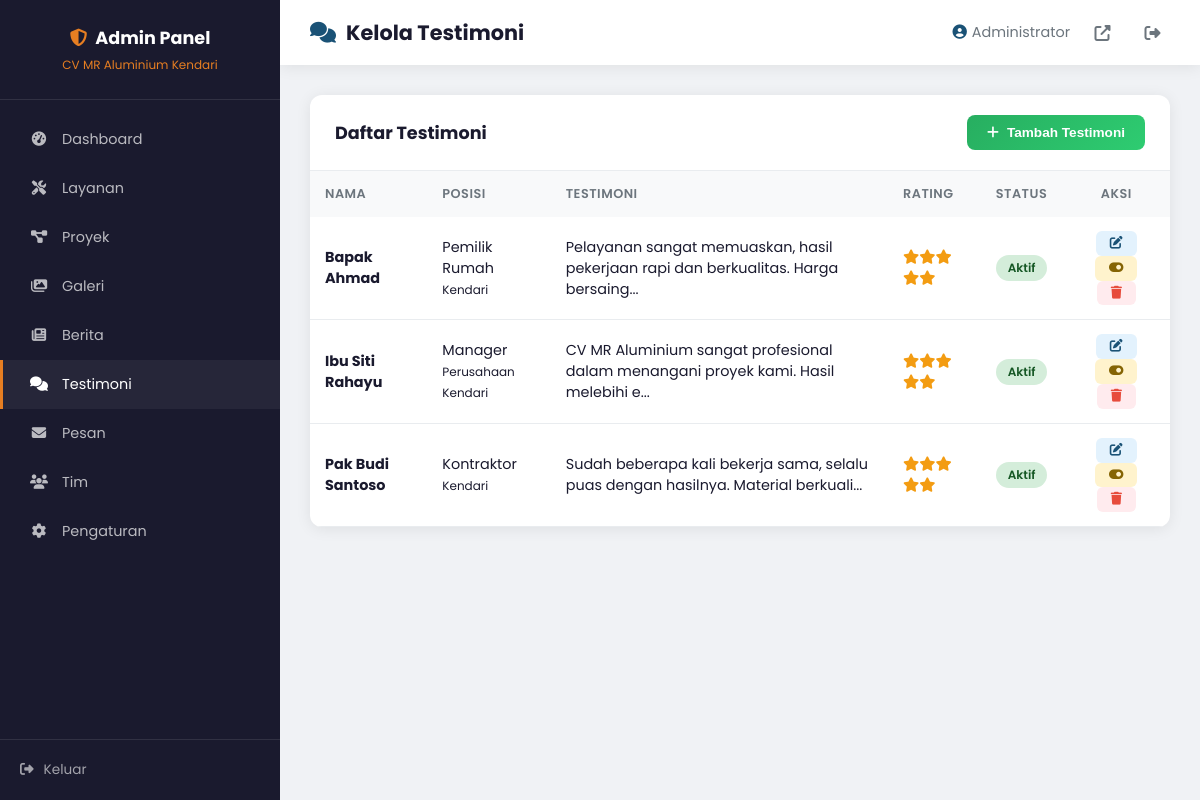
Page /admin/testimonials.php (signed in) on the committed database.
### tables this page shows
CREATE TABLE testimonials (
    id INT AUTO_INCREMENT PRIMARY KEY,
    name VARCHAR(200) NOT NULL,
    position VARCHAR(200),
    company VARCHAR(200),
    content TEXT,
    rating INT DEFAULT 5,
    image VARCHAR(255),
    is_active TINYINT(1) DEFAULT 1,
    created_at TIMESTAMP DEFAULT CURRENT_TIMESTAMP
);

### includes/config.php (called while the page is built, shortened)
<?php
function truncateText($text, $length = 150) {
    return substr($text, 0, $length) . '...';
}
?>

### admin/testimonials.php (the view, shortened to what this page needs)
<?php
require_once '../includes/config.php';
$db = getDB();
$testimonials = $db->query("SELECT * FROM testimonials ORDER BY created_at DESC")->fetchAll();
?>
<!DOCTYPE html>
<html lang="id">
<head>
    <link rel="stylesheet" href="https://cdnjs.cloudflare.com/ajax/libs/font-awesome/6.5.1/css/all.min.css">
</head>
<body>
    <aside class="sidebar">
        <div class="sidebar-header">
            <h3><i class="fas fa-shield-alt" style="color:var(--secondary);margin-right:8px;"></i>Admin Panel</h3>
            <p>CV MR Aluminium Kendari</p>
        </div>
        <ul class="sidebar-menu">
            <li><a href="dashboard.php"><i class="fas fa-tachometer-alt"></i> Dashboard</a></li>
            <li><a href="services.php"><i class="fas fa-tools"></i> Layanan</a></li>
            <li><a href="projects.php"><i class="fas fa-project-diagram"></i> Proyek</a></li>
            <li><a href="gallery.php"><i class="fas fa-images"></i> Galeri</a></li>
            <li><a href="news.php"><i class="fas fa-newspaper"></i> Berita</a></li>
            <li><a href="testimonials.php" class="active"><i class="fas fa-comments"></i> Testimoni</a></li>
            <li><a href="messages.php"><i class="fas fa-envelope"></i> Pesan</a></li>
            <li><a href="team.php"><i class="fas fa-users"></i> Tim</a></li>
            <li><a href="settings.php"><i class="fas fa-cog"></i> Pengaturan</a></li>
        </ul>
        <div class="sidebar-footer">
            <a href="logout.php"><i class="fas fa-sign-out-alt"></i> Keluar</a>
        </div>
    </aside>
    <div class="main-content">
        <div class="top-bar">
            <h2><i class="fas fa-comments" style="color:var(--primary);margin-right:10px;"></i>Kelola Testimoni</h2>
            <div class="user-menu">
                <span><i class="fas fa-user-circle" style="margin-right:5px;color:var(--primary);"></i><?php echo $_SESSION['admin_name']; ?></span>
                <a href="../index.php" target="_blank" title="Lihat Website"><i class="fas fa-external-link-alt"></i></a>
                <a href="logout.php" title="Keluar"><i class="fas fa-sign-out-alt"></i></a>
            </div>
        </div>
        <div class="content-area">
            <div class="card">
                <div class="card-header">
                    <h3>Daftar Testimoni</h3>
                    <button class="btn-add" onclick="openModal()">
                        <i class="fas fa-plus"></i> Tambah Testimoni
                    </button>
                </div>
                <div class="card-body">
                    <table class="data-table">
                        <thead>
                            <tr>
                                <th>Nama</th>
                                <th>Posisi</th>
                                <th>Testimoni</th>
                                <th>Rating</th>
                                <th>Status</th>
                                <th style="text-align:center;">Aksi</th>
                            </tr>
                        </thead>
                        <tbody>
                            <?php foreach ($testimonials as $t): ?>
                            <tr>
                                <td><strong><?php echo $t['name']; ?></strong></td>
                                <td><?php echo $t['position']; ?><?php echo $t['company'] ? '<br><small>' . $t['company'] . '</small>' : ''; ?></td>
                                <td><?php echo truncateText($t['content'], 80); ?></td>
                                <td><span class="stars"><?php for($i=0; $i<$t['rating']; $i++): ?><i class="fas fa-star"></i><?php endfor; ?></span></td>
                                <td><span class="status-badge <?php echo $t['is_active'] ? 'status-active' : 'status-inactive'; ?>"><?php echo $t['is_active'] ? 'Aktif' : 'Nonaktif'; ?></span></td>
                                <td style="text-align:center;">
                                    <a href="?edit=<?php echo $t['id']; ?>" class="btn-sm btn-edit"><i class="fas fa-edit"></i></a>
                                    <a href="?action=toggle&id=<?php echo $t['id']; ?>" class="btn-sm btn-toggle" title="Toggle Status"><i class="fas fa-toggle-<?php echo $t['is_active'] ? 'on' : 'off'; ?>"></i></a>
                                    <a href="?action=delete&id=<?php echo $t['id']; ?>" class="btn-sm btn-delete" onclick="return confirm('Yakin ingin menghapus testimoni ini?')" title="Hapus"><i class="fas fa-trash"></i></a>
                                </td>
                            </tr>
                            <?php endforeach; ?>
                        </tbody>
                    </table>
                </div>
            </div>
        </div>
    </div>
</body>
</html>

### admin/testimonials.php (style rules this page uses)
:root { --primary: #1a5276; --primary-light: #2e86c1; --secondary: #e67e22; --dark: #1a1a2e; --light: #f8f9fa; --gray: #6c757d; --success: #27ae60; --danger: #e74c3c; --warning: #f39c12; --sidebar-width: 280px; --shadow: 0 2px 15px rgba(0,0,0,0.08); --radius: 12px; }
* { margin: 0; padding: 0; box-sizing: border-box; }
body { font-family: 'Poppins', sans-serif; background: #f0f2f5; color: var(--dark); }
.sidebar { position: fixed; left: 0; top: 0; bottom: 0; width: var(--sidebar-width); background: var(--dark); z-index: 1000; overflow-y: auto; }
.sidebar-header { padding: 25px 20px; border-bottom: 1px solid rgba(255,255,255,0.1); text-align: center; }
.sidebar-header h3 { color: white; font-size: 1.1rem; }
.sidebar-header p { color: var(--secondary); font-size: 0.75rem; margin-top: 5px; }
.sidebar-menu { list-style: none; padding: 15px 0; }
.sidebar-menu a { display: flex; align-items: center; gap: 12px; padding: 14px 25px; color: rgba(255,255,255,0.7); text-decoration: none; font-size: 0.9rem; transition: all 0.3s; border-left: 3px solid transparent; }
.sidebar-menu a:hover, .sidebar-menu a.active { background: rgba(255,255,255,0.05); color: white; border-left-color: var(--secondary); }
.sidebar-menu a i { width: 22px; text-align: center; }
.sidebar-footer { position: absolute; bottom: 0; left: 0; right: 0; padding: 20px; border-top: 1px solid rgba(255,255,255,0.1); }
.sidebar-footer a { display: flex; align-items: center; gap: 10px; color: rgba(255,255,255,0.6); text-decoration: none; font-size: 0.85rem; }
.main-content { margin-left: var(--sidebar-width); min-height: 100vh; }
.top-bar { background: white; padding: 15px 30px; display: flex; justify-content: space-between; align-items: center; box-shadow: var(--shadow); position: sticky; top: 0; z-index: 100; }
.top-bar h2 { font-size: 1.3rem; color: var(--dark); }
.user-menu { display: flex; align-items: center; gap: 15px; }
.user-menu span { font-size: 0.9rem; color: var(--gray); }
.user-menu a { color: var(--gray); text-decoration: none; width: 35px; height: 35px; border-radius: 8px; display: flex; align-items: center; justify-content: center; transition: all 0.3s; }
.content-area { padding: 30px; }
.card { background: white; border-radius: var(--radius); box-shadow: var(--shadow); overflow: hidden; }
.card-header { padding: 20px 25px; border-bottom: 1px solid #e9ecef; display: flex; justify-content: space-between; align-items: center; }
.card-header h3 { font-size: 1.1rem; color: var(--dark); }
.btn-add { background: linear-gradient(135deg, var(--success), #2ecc71); color: white; padding: 10px 20px; border-radius: 8px; text-decoration: none; font-size: 0.85rem; font-weight: 600; display: inline-flex; align-items: center; gap: 8px; transition: all 0.3s; border: none; cursor: pointer; }
.card-body { padding: 0; }
.data-table { width: 100%; border-collapse: collapse; }
.data-table th { text-align: left; padding: 14px 15px; background: var(--light); color: var(--gray); font-weight: 600; font-size: 0.8rem; text-transform: uppercase; letter-spacing: 0.5px; }
.data-table td { padding: 14px 15px; border-bottom: 1px solid #e9ecef; font-size: 0.9rem; vertical-align: middle; }
.status-badge { display: inline-block; padding: 4px 12px; border-radius: 20px; font-size: 0.75rem; font-weight: 600; }
.status-active { background: #d4edda; color: #155724; }
.btn-sm { padding: 6px 14px; border-radius: 6px; font-size: 0.8rem; font-weight: 500; border: none; cursor: pointer; display: inline-flex; align-items: center; gap: 6px; text-decoration: none; transition: all 0.3s; }
.btn-edit { background: #e3f2fd; color: var(--primary); }
.btn-delete { background: #ffebee; color: var(--danger); }
.btn-toggle { background: #fff3cd; color: #856404; }
.stars { color: var(--warning); }

### rows in the picture
testimonials: name "Bapak Ahmad", position "Pemilik Rumah", company "Kendari", content "Pelayanan sangat memuaskan, hasil pekerjaan rapi dan berkualitas. Harga bersaing...", rating 5 (drawn), is_active "Aktif"
testimonials: name "Ibu Siti Rahayu", position "Manager", company "Perusahaan Kendari", content "CV MR Aluminium sangat profesional dalam menangani proyek kami. Hasil melebihi e...", rating 5 (drawn), is_active "Aktif"
testimonials: name "Pak Budi Santoso", position "Kontraktor", company "Kendari", content "Sudah beberapa kali bekerja sama, selalu puas dengan hasilnya. Material berkuali...", rating 5 (drawn), is_active "Aktif"

### other values in the picture
$_SESSION['admin_name'] "Administrator"
